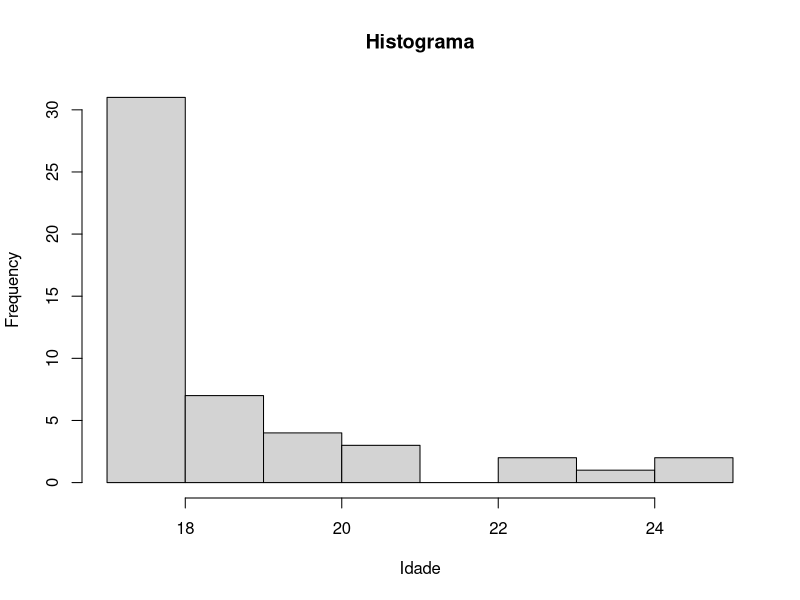
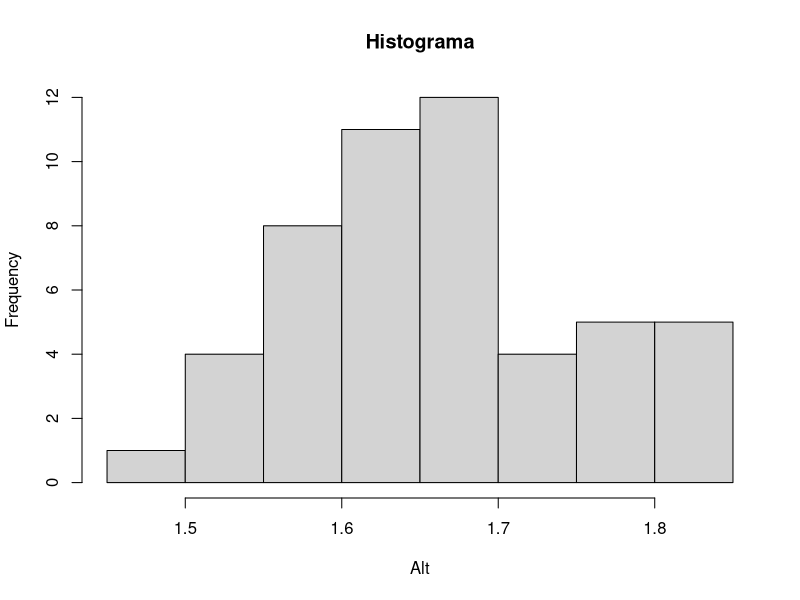
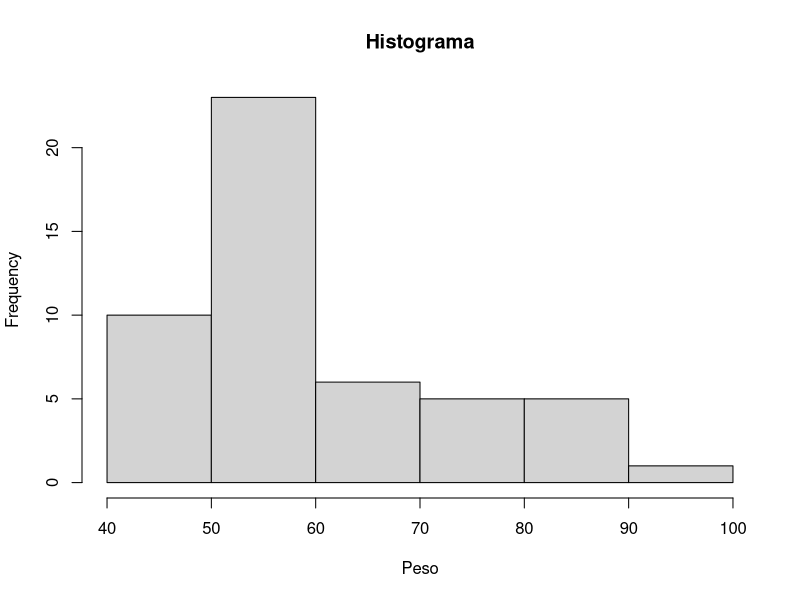
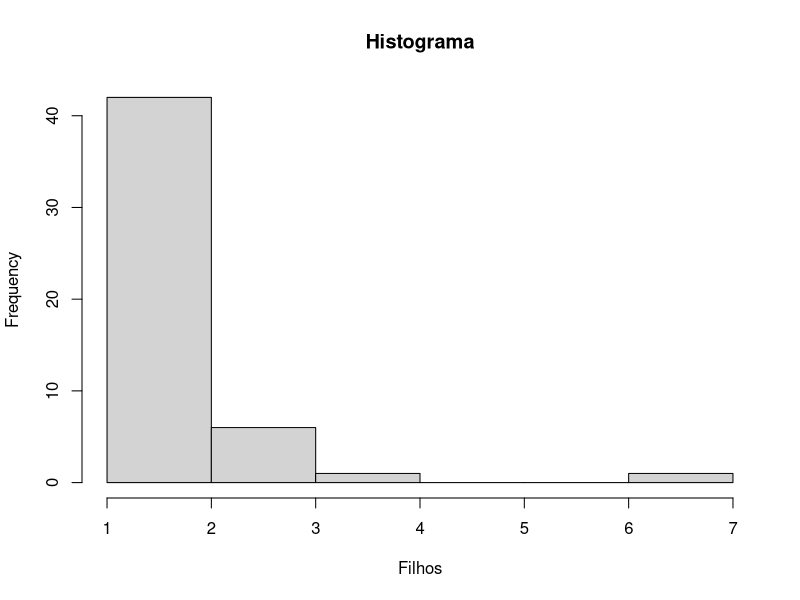
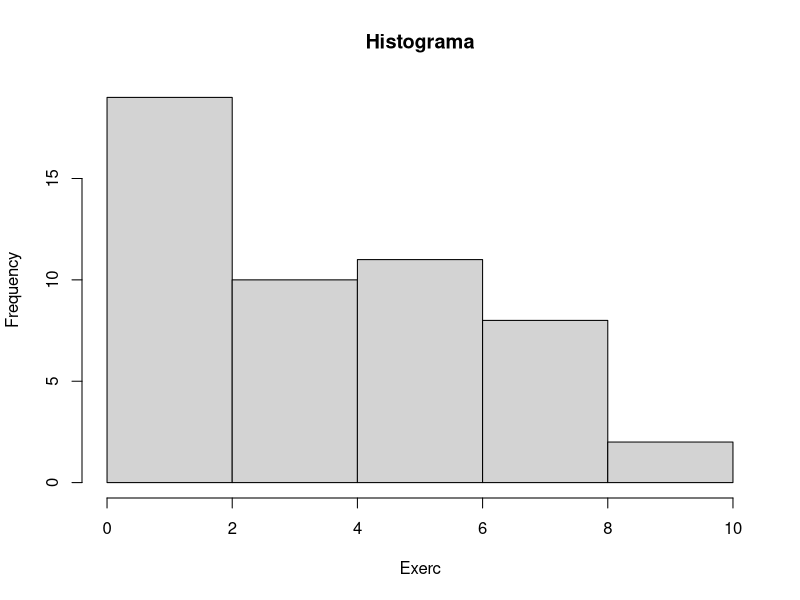
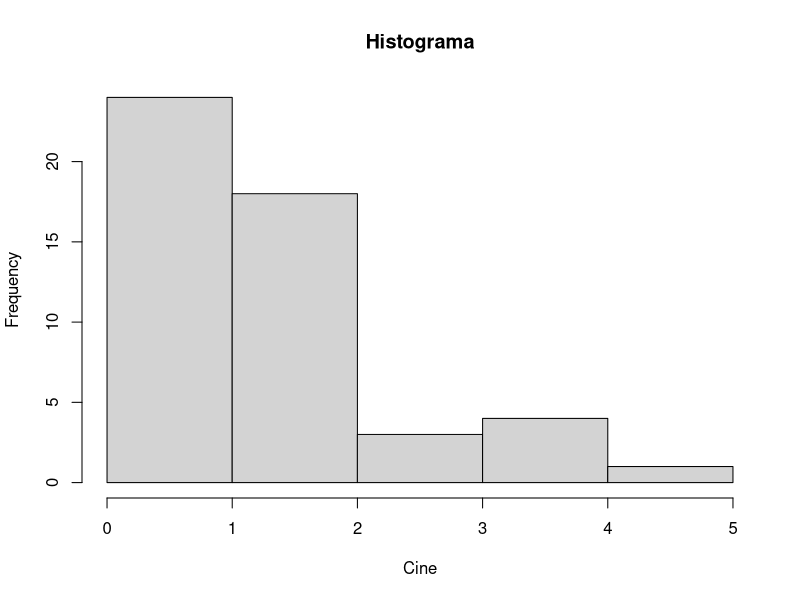
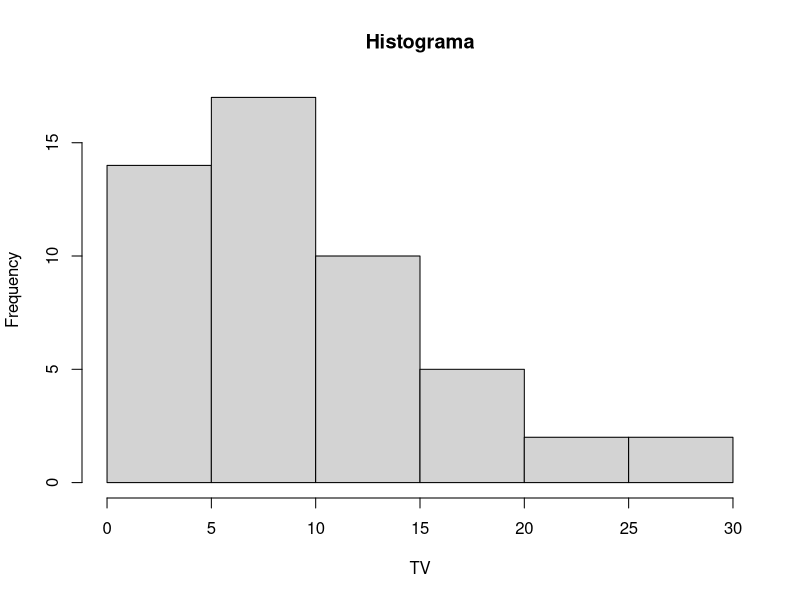
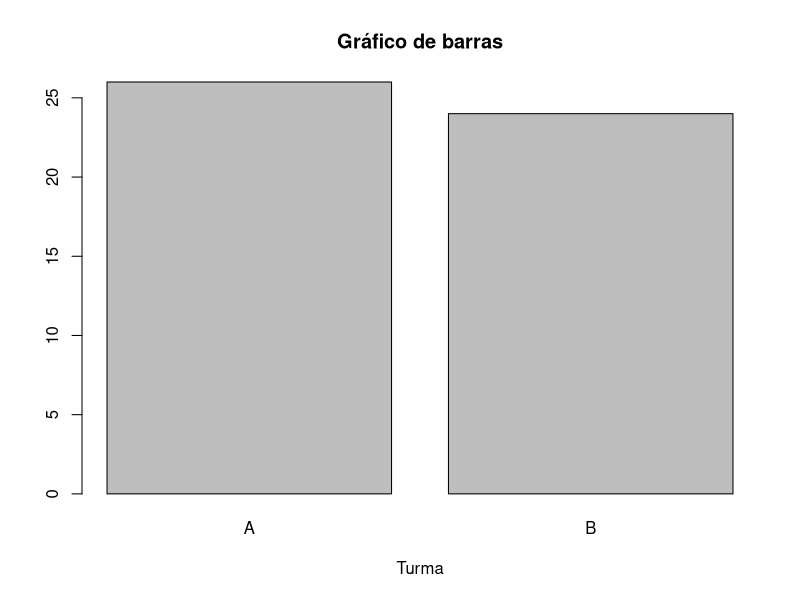

Write the R code that produced these figures, in order. (Note: this script raises an error after producing the figures.)
#Considere os dados a seguir, os quais constam no livro “Nocoes deProbabilidade
#e Estatıstica” (MAGALHAESe LIMA, 2004) e tambem estao disponibilizado
#no Teams.

dados <- read.csv("MagalhaesLima.csv", header = T)


summary(dados)

dados$Turma <- as.factor(dados$Turma)
dados$Sexo <- as.factor(dados$Sexo)
dados$Fuma <- as.factor(dados$Fuma)
dados$Toler <- as.factor(dados$Toler)
dados$OpCine <- as.factor(dados$OpCine)
dados$OpCine <- as.factor(dados$OpCine)
dados$OpTV <- as.factor(dados$OpTV)

#a) Mostre que nao existem dados ausentes
dados_ausentes <- sum(is.na(dados))
dados_ausentes

#b) Tanto no R quanto no Python, exclua a vari´avel Id do banco de dados.
dados <- dados[,-1]

#c) Apresente a meedia, mediana, valor mınimo e valor maximo, variancia,
#desvio padrao e coeficiente de variacao para todas as variaveis
#quantitativas.

dados_numricos <- subset(dados, select = sapply(dados, is.numeric))
dados_numricos

cv_func <- function(x){
  return(100*var(x)/mean(x))
}

medidas_resumo <- data.frame(
  media <- sapply(dados_numricos, mean),
  mediana <- sapply(dados_numricos, median),
  minimo <- sapply(dados_numricos, min),
  maximo <- sapply(dados_numricos, max),
  variacia <- sapply(dados_numricos, var),
  dp <- sapply(dados_numricos, sd),
  cv <- sapply(dados_numricos, cv_func)
)

medidas_resumo

#d) Apresente a media, mediana, valor mınimo e valor maximo, variancia, desvio
#padrao e coeficiente de variacao para todas as variaveis quantitativas,por
#turma. As turmas parecem similar quanto a media em todas as variaveis?
#E quanto a dispersao? Justifique.

coef <- function(x){
  return(100*var(x)/mean(x))
}

medidas_indexadas <- function(x,y){
  print(tapply(x, y, mean))
  print(tapply(x, y, median))
  print(tapply(x, y, min))
  print(tapply(x, y, max))
  print(tapply(x, y, var))
  print(tapply(x, y, sd))
  print(tapply(x, y, coef))
}

str(dados_numricos)

for(i in 1:ncol(dados_numricos)){
  print(names(dados_numricos)[i])
  medidas_indexadas(dados_numricos[,i], dados$Turma)
}


#Apresentão variações em relação as turmas

# e)Voce utilizaria o histograma para descrever graficamente todas as variaveis
# numericas deste banco de dados? Justifique.

for(i in 1:ncol(dados_numricos)){
  h <- hist(dados_numricos[,i], plot = FALSE)
  plot(h, xlab = names(dados_numricos)[i],
       main = "Histograma")
}

names(dados_numricos)
# Não, utilizaria apenas para variaveis continuas ou
# que nao estivessem tão dispersas



# f)Descreva todas as variaveis por meio de graficos observando o tipo de
# grafico mais adequado para cada uma.

#ruins em histograma: filhos, idade

dados_graficos1 <- dados[, c(-3, -6)]
dados_graficos2 <- dados[, c(3, 6)]

for(i in 1:ncol(dados_graficos1)){
  if(class(dados_graficos1[,i]) == "factor"){
    barplot(table(dados_graficos1[,i]),
            xlab =  names(dados_graficos1)[i],
            main = "Gráfico de barras")
  }else{
    h <- hist(dados_graficos1[,i], plot = FALSE)
    plot(h, xlab = names(dados_graficos1)[i],
         main = "Histograma")
  }
}

for(i in 1:ncol(dados_graficos2)){
  barplot(table(dados_graficos2[,i]),
          xlab =  names(dados_graficos2)[i],
          main = "Gráfico de barras")
}

# g)Descreva todas as variaveis pormeio de graficos observando o tipo de grafico
# mais adequado para cada uma, por turma. Opadrao das distribuicoes parece
# similar nas duas turmas? Justifique. (duvida)

dados_graficos3 <- dados_graficos2
dados_graficos3$Turma <- dados_graficos1$Turma

for(i in 1:ncol(dados_graficos1)){
  if(class(dados_graficos1[,i]) == "factor"){
    
    t1 <- table(dados_graficos1[dados_graficos1$Turma == "A",i])
    t2 <- table(dados_graficos1[dados_graficos1$Turma == "B",i])
    
    barplot(t1, xlab =  names(dados_graficos1)[i],
            ylim=c(0,max(max(t1),max(t2)))*1.3,
            ylab = "Frequencia", main = "Grafico de barras",
            density=30, col = "red", angle=45)
    
    barplot(t2, add=T, col="blue", density=30, angle=135)
    
    legend("top", c("A", "B"), fill=c("red","blue"),density=30,
           title="Turma", angle=c(45,135), title.font=2)
    
  }else{
    h1 <- hist(dados_graficos1[dados$Turma == "A",i], plot = FALSE)
    h2 <- hist(dados_graficos1[dados$Turma == "B",i], plot = FALSE)
    
    plot(h1,xlab=names(dados_graficos1)[i],
         ylim=c(0,max(max(h1$counts),max(h2$counts)))*1.3,
         ylab="Frequência",main="Histograma", 
         density=30,col="red", angle=45)
    
    plot(h2,add=T,col="blue",density=30,angle=135)
    
    legend("top",c("A","B"),fill=c("red","blue"),density=30,
           title="Turma",angle=c(45,135),title.font=2)
  }
}

str(dados_graficos3)

for(i in 1:ncol(dados_graficos3)){
  t1 <- table(dados_graficos3[dados_graficos3$Turma == "A",i])
  t2 <- table(dados_graficos3[dados_graficos3$Turma == "B",i])
  
  barplot-.(t1, xlab =  names(dados_graficos3)[i],
          ylim=c(0,max(max(t1),max(t2)))*1.3,
          xlim = c(0, max(max(t1), max(t2))),
          beside = T,
          ylab = "Frequencia", main = "Grafico de barras",
          density=30, col = "red", angle=45)
  
  barplot(t2, add=T, col="blue", density=30, angle=135)
  
  legend("top", c("A", "B"), fill=c("red","blue"),density=30,
         title="Turma", angle=c(45,135), title.font=2)
}


# Sabe-se que quanto maior a amostra menor serao erro de estimativa. Para
# ilustrar este fato, gere amostras de uma distribuicao normal com media 30 e
# desviopadrao 3 (µ=30 eσ=3 ) ,comecando com uma amostrade tamanhoum(n=1) e
# aumentando de uma em uma unidade, iterativamente, ate que o erro de estimativa
# seja menor que 0,001. Lembre-se que o estimador natural de µ e amedia amostral
# (¯ x) e portanto as amostras devem aumentar a cada iteracao ate que|¯ x−30|<0,00
# .Utilize a estrutura while no R.

n <- 1
dif <- 30

?abs
while(dif >= 0.001){
  dif <- abs(mean(rnorm(n, 30, 3)) - 30)
  n <- n+1
}

print(n)
print(dif)

#Questão 3 lista 1
n <- c(10,15,20,30,40,50,70,100,200)

for(i in 1:length(n)){
  dist_gama <- rgamma(n[i], 2, 10)
  hist(dist_gama)
  print(mean(dist_gama))
  
}

media_gama <- 2/10
abs(media_gama - mean(dist_gama))

#Questão 4

#a)
p_nao_ven <- 1 - pbeta(0.4, 4,2)
p_nao_ven
p_ven <- 1 - p_nao_ven
p_ven

#b
bp_nao_ven <- 1 - pbeta(0.4, 2,4)
bp_nao_ven
bp_ven <- 1 - bp_nao_ven
bp_ven

curve(dbeta(x, 4, 2))
curve(dbeta(x, 2, 4), add = T)
